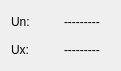
<?xml version="1.0" encoding="UTF-8"?>
<ui version="4.0">
 <class>WMOffsetValBase</class>
 <widget class="QDialog" name="WMOffsetValBase">
  <property name="geometry">
   <rect>
    <x>0</x>
    <y>0</y>
    <width>121</width>
    <height>71</height>
   </rect>
  </property>
  <property name="sizePolicy">
   <sizepolicy hsizetype="Minimum" vsizetype="Minimum">
    <horstretch>0</horstretch>
    <verstretch>0</verstretch>
   </sizepolicy>
  </property>
  <property name="minimumSize">
   <size>
    <width>0</width>
    <height>0</height>
   </size>
  </property>
  <property name="mouseTracking">
   <bool>false</bool>
  </property>
  <property name="windowTitle">
   <string>Offset</string>
  </property>
  <layout class="QGridLayout">
   <item row="0" column="1">
    <widget class="QLabel" name="XnOffsDisp">
     <property name="frameShape">
      <enum>QFrame::NoFrame</enum>
     </property>
     <property name="text">
      <string>---------</string>
     </property>
     <property name="wordWrap">
      <bool>false</bool>
     </property>
    </widget>
   </item>
   <item row="0" column="0">
    <widget class="QLabel" name="XnLabel">
     <property name="frameShape">
      <enum>QFrame::NoFrame</enum>
     </property>
     <property name="text">
      <string>Un:</string>
     </property>
     <property name="wordWrap">
      <bool>false</bool>
     </property>
    </widget>
   </item>
   <item row="1" column="0">
    <widget class="QLabel" name="XxLabel">
     <property name="frameShape">
      <enum>QFrame::NoFrame</enum>
     </property>
     <property name="text">
      <string>Ux:</string>
     </property>
     <property name="wordWrap">
      <bool>false</bool>
     </property>
    </widget>
   </item>
   <item row="1" column="1">
    <widget class="QLabel" name="XxOffsDisp">
     <property name="frameShape">
      <enum>QFrame::NoFrame</enum>
     </property>
     <property name="text">
      <string>---------</string>
     </property>
     <property name="alignment">
      <set>Qt::AlignVCenter</set>
     </property>
     <property name="wordWrap">
      <bool>false</bool>
     </property>
    </widget>
   </item>
  </layout>
 </widget>
 <layoutdefault spacing="6" margin="11"/>
 <pixmapfunction>qPixmapFromMimeSource</pixmapfunction>
 <includes>
  <include location="local">widgeom.h</include>
  <include location="local">wmrawactualconfigbase.h</include>
  <include location="local">tools.h</include>
 </includes>
 <resources/>
 <connections/>
</ui>
